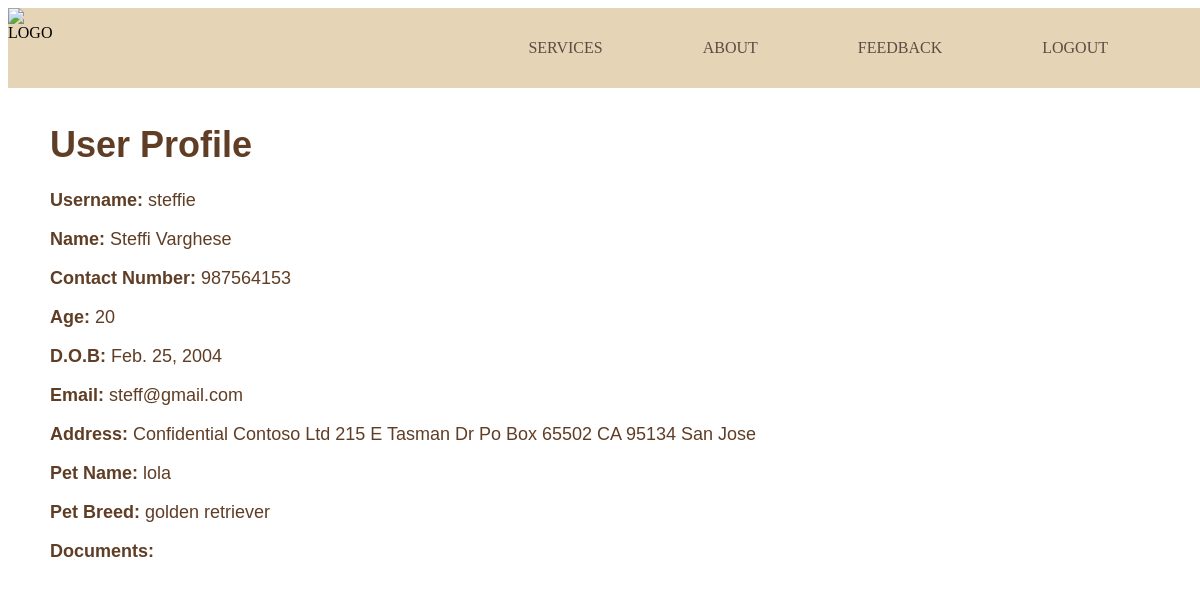
Screenshot of /view_profile/ (signed in) with the database file from the repository.
### projects/models.py (models this page shows, shortened)
class UserProfile(models.Model):
    user = models.OneToOneField(User, on_delete=models.CASCADE, related_name='profile',default=None, null=True)
    name = models.CharField(max_length=255)
    contact_number = models.CharField(max_length=15)
    age = models.IntegerField()
    date_of_birth = models.DateField()
    email = models.CharField(max_length=255,default=None, null=True)
    address = models.TextField()
    pet_name = models.CharField(max_length=255)
    pet_breed = models.CharField(max_length=255)
    documents = models.FileField(upload_to='user_documents/', null=True, blank=True)

### projects/views.py (the view)
# urls.py: path('view_profile/', views.view_profile, name='view_profile'),
def view_profile(request):
    user_profile = UserProfile.objects.filter(user=request.user).first()
    return render(request, 'view_profile.html', {'user_profile': user_profile})

### templates/view_profile.html (shortened to what this page needs)
<!DOCTYPE html>
<html lang="en">
<head>
</head>
<body>
  <nav>
    <img src="https://i.postimg.cc/FRvX0wB1/petmedpal.png" alt="LOGO">
    <ul>
      <li><a href="{%url 'services'%}">SERVICES</a></li>
      <li><a href="{%url 'home'%}"> ABOUT </a></li>
      <li><a href=""> FEEDBACK </a></li>
      <li><a href="{%url 'landing'%}"> LOGOUT </a></li>
    </ul>
  </nav>
  <div class="text">
    <h1>User Profile</h1>
    {% if user_profile %}
        <p><strong>Username:</strong> {{ user_profile.user.username }}</p>
        <p><strong>Name:</strong> {{ user_profile.name }}</p>
        <p><strong>Contact Number:</strong> {{ user_profile.contact_number }}</p>
        <p><strong>Age:</strong> {{ user_profile.age }}</p>
        <p><strong>D.O.B:</strong> {{ user_profile.date_of_birth }}</p>
        <p><strong>Email:</strong> {{ user_profile.email }}</p>
        <p><strong>Address:</strong> {{ user_profile.address }}</p>
        <p><strong>Pet Name:</strong> {{ user_profile.pet_name }}</p>
        <p><strong>Pet Breed:</strong> {{ user_profile.pet_breed }}</p>
        <p><strong>Documents:</strong> {{ user_profile.documents }}</p>
    {% else %}
        <p>No profile found for the current user.</p>
    {% endif %}
  </div>
</body>
</html>

### templates/view_profile.html (style rules this page uses)
.text { left: 50px; top: 100px; position: absolute; font-family: "Mulish", Helvetica; font-weight: 400; color: #603d25; font-size: 18px; text-align: justify; letter-spacing: 0; line-height: normal; }
:root { --main_bg: #e6d4b6; --pri_font: #603d25; --sec_font: #5B4C42; --ter_font: #987554; --font_fam: 'Mulish', sans-serif; }
nav { background: var(--main_bg); height: 80px; position: fixed; width: 100%; display: flex; justify-content: space-between; z-index: 11; }
nav img { height: 70px; }
nav ul { list-style-type: none; display: flex; align-items: center; width: inherit; justify-content: flex-end; margin: 0 50px; }
nav ul li { padding: 0 50px; }
nav ul li a { color: var(--sec_font); text-decoration: none; cursor: pointer; }

### rows the page displays
UserProfile: user.username "steffie", name "Steffi Varghese", contact_number "987564153", age "20", date_of_birth "Feb. 25, 2004", email "steff@gmail.com", address "Confidential Contoso Ltd 215 E Tasman Dr Po Box 65502 CA 95134 San Jose", pet_name "lola", pet_breed "golden retriever"
